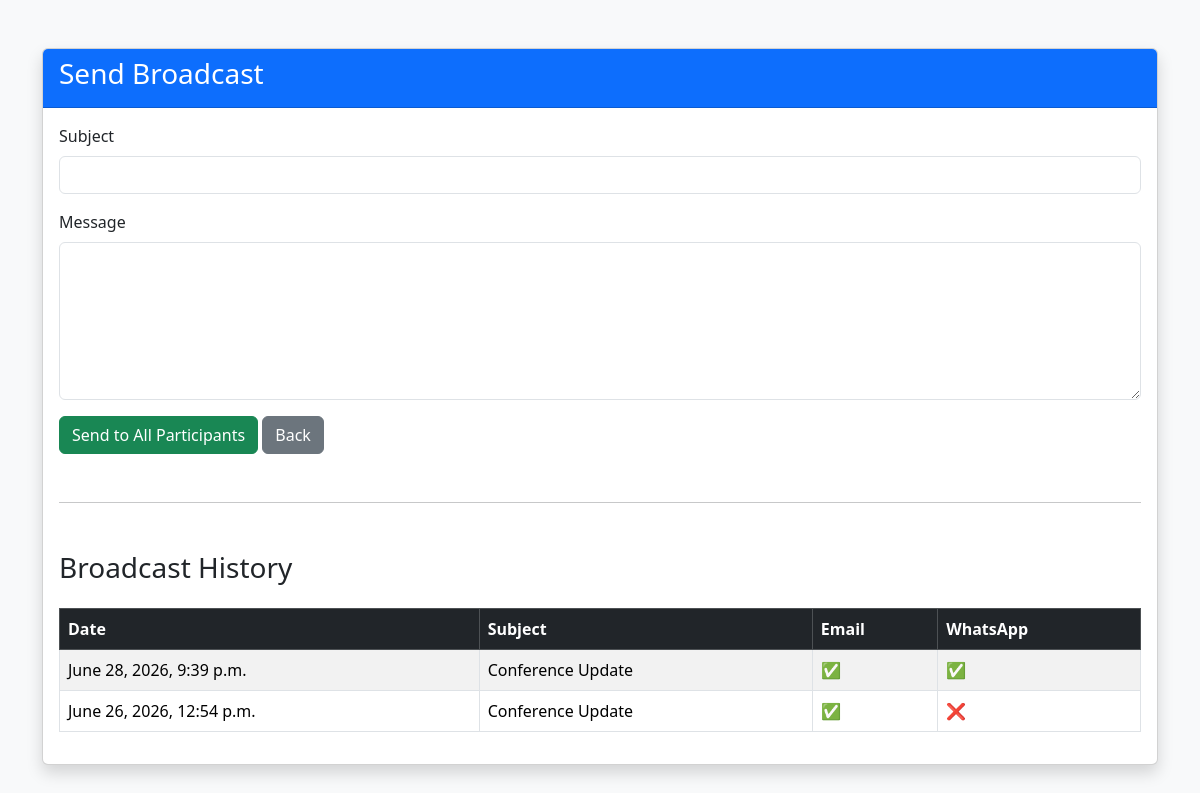
/broadcast/, run on the app's committed database.
### conference/models.py (models this page shows, shortened)
class BroadcastMessage(models.Model):
    STATUS_CHOICES = [
        ("Pending", "Pending"),
        ("Sent", "Sent"),
        ("Failed", "Failed"),
    ]
    subject = models.CharField(max_length=200)
    message = models.TextField()
    send_email = models.BooleanField(default=True)
    send_whatsapp = models.BooleanField(default=False)
    status = models.CharField(
        max_length=20,
        choices=STATUS_CHOICES,
        default="Pending",
    )
    created_at = models.DateTimeField(auto_now_add=True)

### conference/views.py (the view, shortened to what this page needs)
def broadcast(request):
    broadcasts = BroadcastMessage.objects.all().order_by('-created_at')
    return render(
        request,
        "broadcast.html",
        {
            "broadcasts": broadcasts
        }
    )

### conference/templates/broadcast.html (shortened to what this page needs)
<!DOCTYPE html>
<html>
<head>
    <link href="https://cdn.jsdelivr.net/npm/bootstrap@5.3.3/dist/css/bootstrap.min.css"
          rel="stylesheet">
</head>
<body class="bg-light">
<div class="container mt-5">
<div class="card shadow">
<div class="card-header bg-primary text-white">
<h3>
Send Broadcast
</h3>
</div>
<div class="card-body">
<form method="POST">
<div class="mb-3">
<label class="form-label">
Subject
</label>
<input
type="text"
name="subject"
class="form-control"
required>
</div>
<div class="mb-3">
<label class="form-label">
Message
</label>
<textarea
name="message"
rows="6"
class="form-control"
required></textarea>
</div>
<button
type="submit"
class="btn btn-success">
Send to All Participants
</button>
<a href="/dashboard/" class="btn btn-secondary">
Back
</a>
</form>
<hr class="my-5">
<h3 class="mb-4">
Broadcast History
</h3>
<table class="table table-bordered table-striped">
<thead class="table-dark">
<tr>
<th>Date</th>
<th>Subject</th>
<th>Email</th>
<th>WhatsApp</th>
</tr>
</thead>
<tbody>
{% for item in broadcasts %}
<tr>
<td>{{ item.created_at }}</td>
<td>{{ item.subject }}</td>
<td>
{% if item.send_email %}
✅
{% else %}
❌
{% endif %}
</td>
<td>
{% if item.send_whatsapp %}
✅
{% else %}
❌
{% endif %}
</td>
</tr>
{% empty %}
<tr>
<td colspan="5" class="text-center">
No Broadcast History
</td>
</tr>
{% endfor %}
</tbody>
</table>
</div>
</div>
</div>
</body>
</html>

### data on the page
BroadcastMessage: created_at "June 28, 2026, 9:39 p.m.", subject "Conference Update"
BroadcastMessage: created_at "June 26, 2026, 12:54 p.m.", subject "Conference Update"
